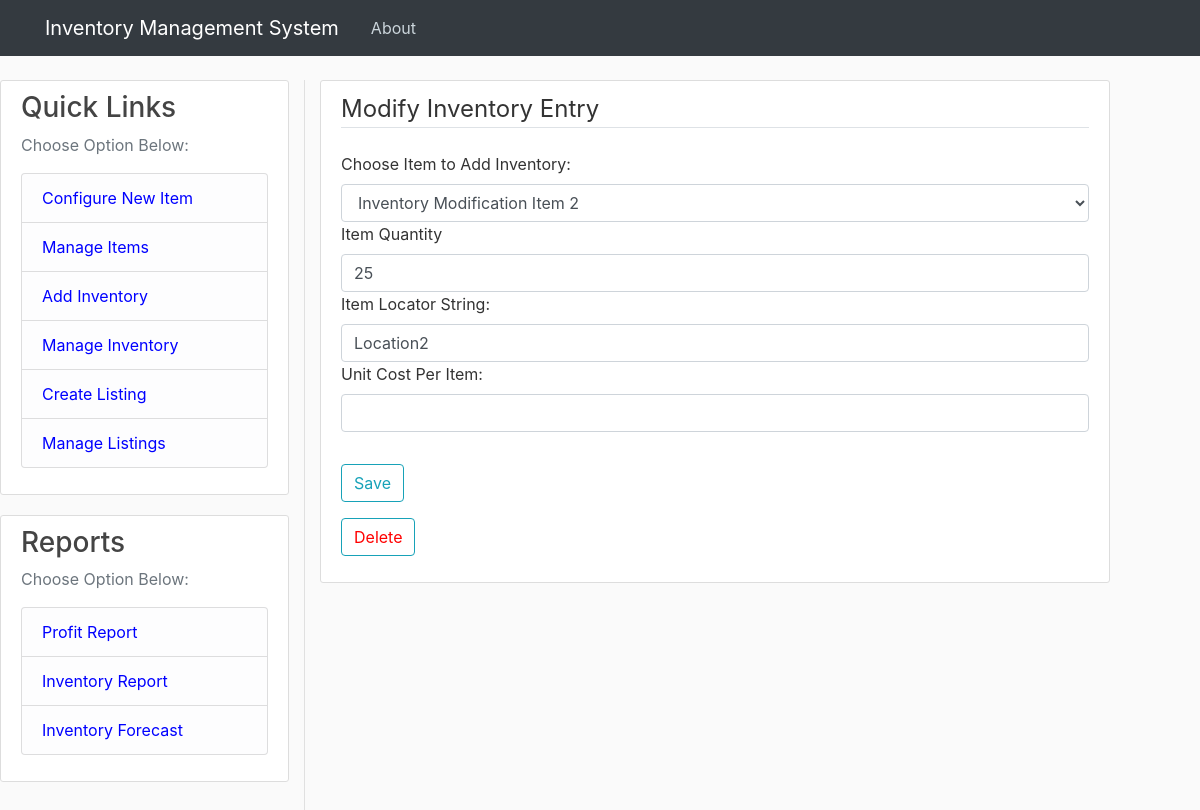
The app's page /modify_inventory?index=33 with its own data.
### tables this page shows
CREATE TABLE "inventory" (
	inventory_id INTEGER NOT NULL PRIMARY KEY AUTOINCREMENT,
	quantity INTEGER,
	item_id INTEGER, location_string TEXT, unit_price REAL,
	CONSTRAINT NewTable_items_FK FOREIGN KEY (item_id) REFERENCES items(item_id)
);

### inventoryWebApp.py (the view)
@app.route("/modify_inventory", methods=['GET', 'POST'])
def modify_inventory():
    index = request.args['index']
    if int(index) != 0:
        default_vals = get_inventory(index)
    form = ModifyInventory()
    if request.method == "POST":     # When submitting data
        if form.submit.data:    # If submit button is pressed
            if form.validate_on_submit():
                quantity_check = verify_positive_integer(form.quantity.data)
                if quantity_check == 'Valid':
                    flash(f'Updates Submitted', 'success')
                    inventory_entry = {}
                    inventory_entry['inventory_id'] = index
                    inventory_entry['item_id'] = int(form.item_id.data)
                    inventory_entry['quantity'] = int(form.quantity.data)
                    inventory_entry['unit_price'] = float(form.unit_price.data)
                    inventory_entry['location_string'] = form.location_string.data
                else:
                    flash(quantity_check, 'danger')
                    return render_template('modify_inventory.html', form=form)
                if int(index) != 0:     # If this is not a new item, use the update function
                    update_inventory(inventory_entry)
                else:
                    add_inventory(inventory_entry)  # If this is a new item, use the add function
                return redirect(url_for('inventory_list'))  # Update to items_list when this is built
        elif form.delete_button.data:
            delete_inventory(index)
            flash(f'Inventory Deleted', 'success')
            return redirect(url_for('inventory_list'))
    else:   # When first rendering the page (method = GET)
        if int(index) != 0:     #pre-populates the data if existing item is being modified
            form.item_id.data = str(default_vals[0]['item_id'])
            form.location_string.data = default_vals[0]['location_string']
            form.quantity.data = default_vals[0]['quantity']
            form.unit_price.data = default_vals[0]['unit_price']
    return render_template('modify_inventory.html', form=form)

### inventoryWebApp.py
class ModifyInventory(FlaskForm):
    item_id = SelectField('Choose Item to Add Inventory:', choices=[])
    quantity = StringField('Item Quantity')
    location_string = StringField("Item Locator String:")
    unit_price = DecimalField('Unit Cost Per Item:', places=2, rounding=None, validators=[DataRequired()])
    submit = SubmitField('Save')
    delete_button = SubmitField('Delete')
    def __init__(self):
        super(ModifyInventory, self).__init__()
        items = get_items()
        self.item_id.choices = [(entry['item_id'], entry['item_name']) for entry in items]

### inventoryDbFunctions.py (called while the page is built)
def create_connection(db_file=None):
    if db_file:
        print(db_file)
    else:
        db_file = prod_db_file
    conn2 = sqlite3.connect(db_file)
    return conn2

def get_items(item_id=0, db_file=None):
    items = []
    try:
        conn = create_connection(db_file)
        conn.row_factory = sqlite3.Row
        cur = conn.cursor()
        if item_id == 0:
            cur.execute("SELECT * FROM ITEMS")
        else:
            id_str = str(item_id)
            cur.execute("SELECT * FROM ITEMS WHERE item_id = " + id_str)
        rows = cur.fetchall()
        for i in rows:
            item = {}
            item["item_id"] = i["item_id"]
            item["item_name"] = i["item_name"]
            item["item_description"] = i["item_description"]
            items.append(item)
        conn.close()
    except:
        print("Error in get_items function")
    return items

### templates/modify_inventory.html (shortened to what this page needs)
{% extends "layout.html" %}
{% block content %}
    <div class="content-section">
        <form method ="POST" action="" enctype = "multipart/form-data">
            <fieldset class ="form-group">
                <legend class ="border-bottom mb-4">Modify Inventory Entry</legend>
                <div class="form-group">
                    {{ form.item_id.label(class="form-control-label") }}
                    {{ form.item_id(class="form-control form-control=lg") }}
                    {{ form.quantity.label(class="form-control-label") }}
                    {{ form.quantity(class="form-control form-control=lg") }}
                    {{ form.location_string.label(class="form-control-label") }}
                    {{ form.location_string(class="form-control form-control=lg") }}
                    {{ form.unit_price.label(class="form-control-label") }}
                    {{ form.unit_price(class="form-control form-control=lg") }}
                </div>
            </fieldset>
            <div class="form-group">
                {{ form.submit(class="btn btn-outline-info", onclick="userFeedback()") }}
            </div>
            <div class="form-group">
                {{ form.delete_button(class="btn btn-outline-info", onclick="userFeedback2()", style = "color:red") }}
            </div>
        </form>
    </div>
{% endblock content %}

### static/main.css (style rules this page uses)
body { background: #fafafa; color: #333333; margin-top: 5rem; }
.content-section { background: #ffffff; padding: 10px 20px; border: 1px solid #dddddd; border-radius: 3px; margin-bottom: 20px; }

### records on screen
inventory: item_id "Inventory Modification Item 2", quantity "25", location_string "Location2"
